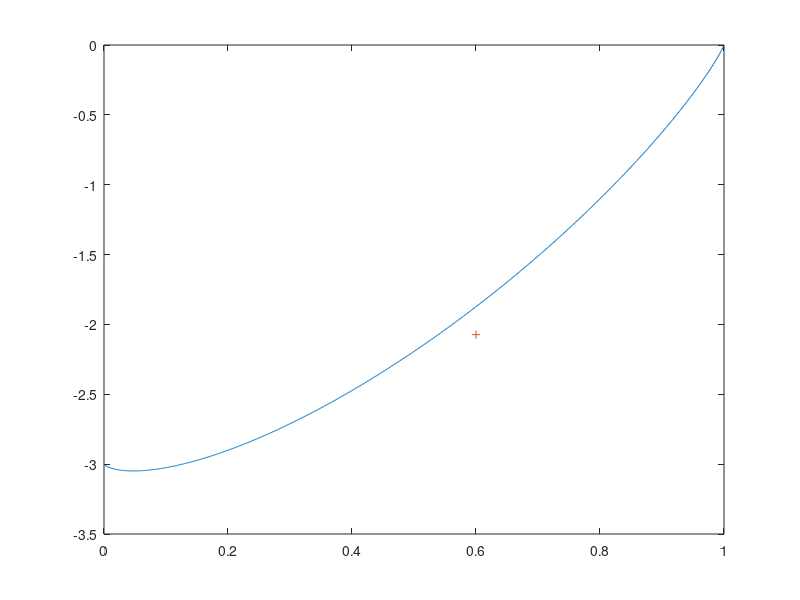

The MATLAB source for this figure: (Note: this script raises an error after producing the figure.)
clear;figure(1);clf
%Melt
x_m  = linspace(0.001,0.999,1000);
f_m  = -3*(1-x_m) + x_m.*log(x_m) + (1-x_m).*log(1-x_m);
%Solid
x_s  = 0.6;
f_s  = interp1(x_m,f_m,x_s)-0.2;

Nsys = [0.3 0.7];

plot(x_m,f_m,x_s,f_s,'+')

g            = [f_m(:) ; f_s];
Npc          =[[x_m,x_s];[1-x_m,1-x_s]];

LB           = zeros(1,length(g));
UB           = 1*ones(1,length(g));
sol          = linprog(g,[],[],Npc,Nsys,LB,[]);
a            = find(sol>1e-5);
sol(a) 
plot(x_m,f_m,x_s,f_s,'+',Npc(1,a(1)),g(a(1)),'o',Npc(1,a(2)),g(a(2)),'o')
